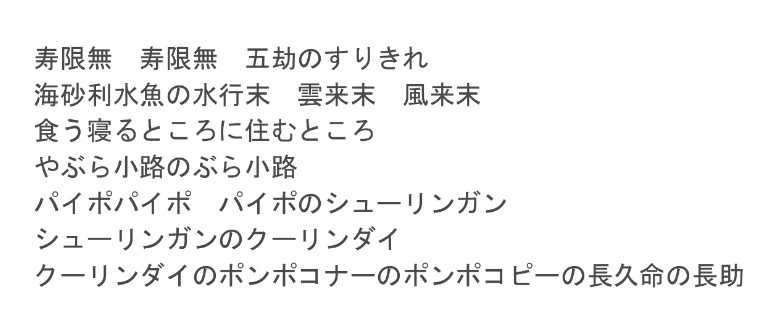
#> input picture jugemu.jpg, 758 x 330 px
$ python extract_txt.py
#> lines starting #> are read from the running program, lines starting #| are printed output that depends on the picture; after the words box and inside, x2 and y2 are one past the last pixel; in counts of white or black regions, pixels touching at a corner belong together
#> the answer given: jugemu.jpg
### pic_edit.py
import cv2
import numpy as np
from PIL import Image
import pyocr

k = 3
def make_sharp_kernel(k: int):
  return np.array([
    [-k / 9, -k / 9, -k / 9],
    [-k / 9, 1 + 8 * k / 9, k / 9],
    [-k / 9, -k / 9, -k / 9]
  ], np.float32)

def pic_edi(pct):

#> called with pct = 'jugemu.jpg'
  img = cv2.imread(pct)
#> img is the input picture: shape (330, 758, 3); min 57, max 255, mean 243.3
  #画像の読み込み(OpenCVで画像処理を行うために使う関数)

  img_gray = cv2.cvtColor(img, cv2.COLOR_BGR2GRAY)
  #グレースケール化

  ret, img_thr = cv2.threshold(img_gray, 0, 255, cv2.THRESH_OTSU)
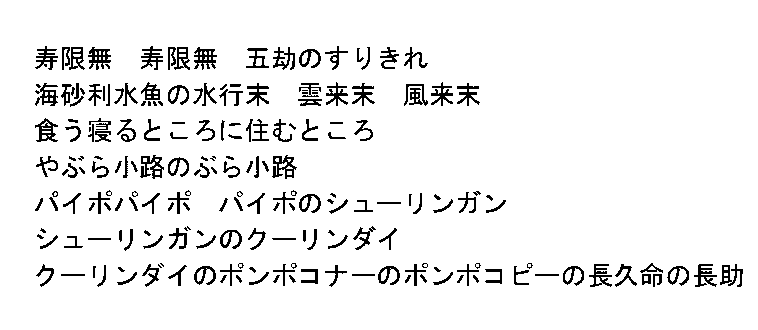
#> img_thr: shape (330, 758); 93.4% white; black in thin lines or dots, all inside (x1, y1, x2, y2) = (35, 46, 743, 287)
#> ret = 175
  #二値化

  kernel = make_sharp_kernel(k)
  img = cv2.filter2D(img_thr, -1, kernel).astype("uint8")
#> img: shape (330, 758)
#> the answer given: moji.jpg
  #鮮鋭化


  picture = Image.fromarray(img)
  return picture

pict = pic_edi(input())

pict.show()

### extract_txt.py
import pyocr
import pyocr.builders #前処理する
import re #正規表現を扱う
import time #時間の測定や処理に関する関数を扱う
from datetime import datetime #日付を扱う
from PIL import Image #画像のサイズ、形式、モード、ピクセルなどの情報を保持/操作を行う


import reciat
#> call 2 of pic_edi, with pct = 'moji.jpg'
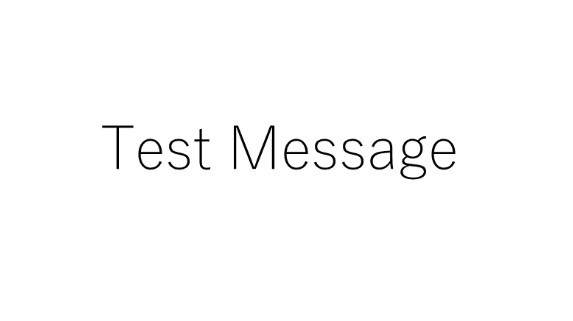
#> input picture moji.jpg, 573 x 321 px
#> in pic_edi, img is the input picture: shape (321, 573, 3); min 0, max 255, mean 251.8
#> in pic_edi (call 2), `ret, img_thr = cv2.threshold(img_gray, 0, 255, cv2.THRESH_OTSU)`:
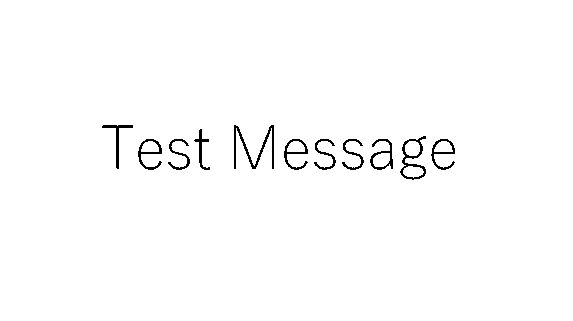
#> img_thr: shape (321, 573); 98.7% white; black in thin lines or dots, all inside (x1, y1, x2, y2) = (102, 125, 455, 180)
#> in pic_edi (call 2), `ret, img_thr = cv2.threshold(img_gray, 0, 255, cv2.THRESH_OTSU)`: ret = 148
#> (the run stopped early here; a loop or call above may not have finished)
